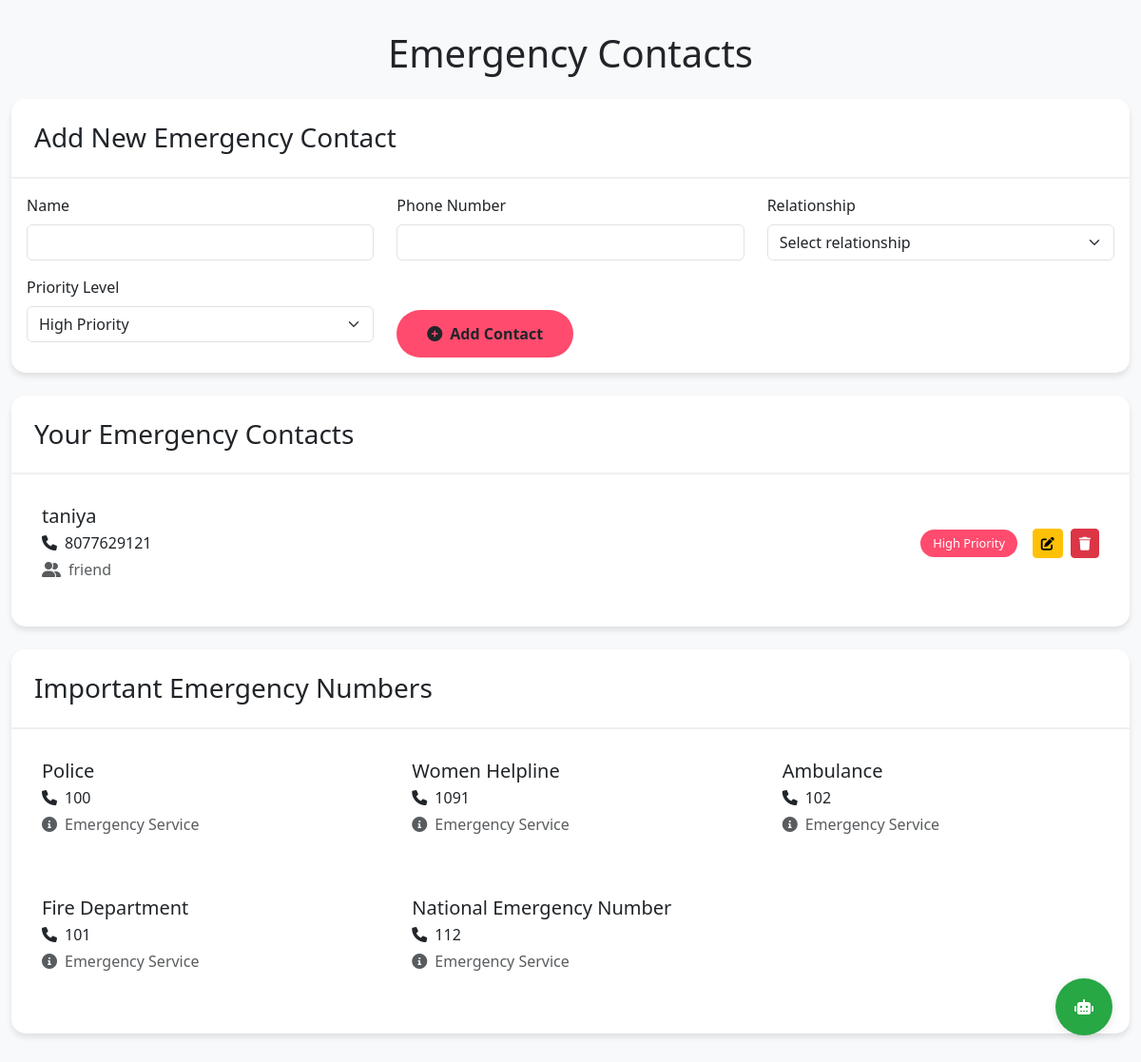
The page /emergency-contacts (signed in) on the database its author committed.
### tables this page shows
CREATE TABLE emergency_contacts
                 (id INTEGER PRIMARY KEY AUTOINCREMENT,
                  user_id INTEGER NOT NULL,
                  name TEXT NOT NULL,
                  phone TEXT NOT NULL,
                  relationship TEXT,
                  priority INTEGER DEFAULT 1,
                  FOREIGN KEY (user_id) REFERENCES users (id));

### app.py (the view, shortened to what this page needs)
@app.route('/emergency-contacts', methods=['GET', 'POST'])
def emergency_contacts():
    if 'user_id' not in session:
        return redirect(url_for('login'))
    conn = get_db_connection()
    contacts = conn.execute('SELECT * FROM emergency_contacts WHERE user_id = ? ORDER BY priority',
                          (session['user_id'],)).fetchall()
    conn.close()
    predefined_contacts = [
        {'name': 'Police', 'phone': '100', 'relationship': 'Emergency Service'},
        {'name': 'Women Helpline', 'phone': '1091', 'relationship': 'Emergency Service'},
        {'name': 'Ambulance', 'phone': '102', 'relationship': 'Emergency Service'},
        {'name': 'Fire Department', 'phone': '101', 'relationship': 'Emergency Service'},
        {'name': 'National Emergency Number', 'phone': '112', 'relationship': 'Emergency Service'}
    ]
    return render_template('emergency_contacts.html', contacts=contacts, predefined_contacts=predefined_contacts)

### app.py (called while the page is built)
def get_db_connection():
    os.makedirs('database', exist_ok=True)
    conn = sqlite3.connect('database/users.db')
    conn.row_factory = sqlite3.Row
    return conn

### templates/emergency_contacts.html (shortened to what this page needs)
<!DOCTYPE html>
<html lang="en">
<head>
    <link href="https://cdn.jsdelivr.net/npm/bootstrap@5.3.0/dist/css/bootstrap.min.css" rel="stylesheet">
    <link href="https://cdnjs.cloudflare.com/ajax/libs/font-awesome/6.0.0/css/all.min.css" rel="stylesheet">
</head>
<body>
    <div class="container">
        <h1 class="text-center mb-4">Emergency Contacts</h1>
        <div class="card mb-4">
            <div class="card-header">
                <h3 class="mb-0">Add New Emergency Contact</h3>
            </div>
            <div class="card-body">
                <form method="POST" action="{{ url_for('emergency_contacts') }}">
                    <div class="row">
                        <div class="col-md-4 mb-3">
                            <label for="name" class="form-label">Name</label>
                            <input type="text" class="form-control" id="name" name="name" required>
                        </div>
                        <div class="col-md-4 mb-3">
                            <label for="phone" class="form-label">Phone Number</label>
                            <input type="tel" class="form-control" id="phone" name="phone" required>
                        </div>
                        <div class="col-md-4 mb-3">
                            <label for="relationship" class="form-label">Relationship</label>
                            <select class="form-select" id="relationship" name="relationship" required>
                                <option value="">Select relationship</option>
                            </select>
                        </div>
                    </div>
                    <div class="row">
                        <div class="col-md-4 mb-3">
                            <label for="priority" class="form-label">Priority Level</label>
                            <select class="form-select" id="priority" name="priority">
                                <option value="1">High Priority</option>
                            </select>
                        </div>
                        <div class="col-md-8 d-flex align-items-end">
                            <button type="submit" class="btn btn-add">
                                <i class="fas fa-plus-circle me-2"></i>Add Contact
                            </button>
                        </div>
                    </div>
                </form>
            </div>
        </div>
        <div class="card mb-4">
            <div class="card-header">
                <h3 class="mb-0">Your Emergency Contacts</h3>
            </div>
            <div class="card-body">
                {% if contacts %}
                    {% for contact in contacts %}
                        <div class="contact-card">
                            <div class="d-flex justify-content-between align-items-center">
                                <div>
                                    <h5 class="mb-1">{{ contact.name }}</h5>
                                    <p class="mb-1"><i class="fas fa-phone me-2"></i>{{ contact.phone }}</p>
                                    <p class="mb-0 text-muted"><i class="fas fa-user-friends me-2"></i>{{ contact.relationship }}</p>
                                </div>
                                <div class="d-flex align-items-center">
                                    <span class="priority-badge me-3">
                                        {% if contact.priority == 1 %}
                                            High Priority
                                        {% elif contact.priority == 2 %}
                                            Medium Priority
                                        {% else %}
                                            Low Priority
                                        {% endif %}
                                    </span>
                                    <a href="{{ url_for('edit_contact', contact_id=contact.id) }}" class="btn btn-warning btn-sm me-2">
                                        <i class="fas fa-edit"></i>
                                    </a>
                                    <form method="POST" action="{{ url_for('delete_contact', contact_id=contact.id) }}" class="d-inline">
                                        <button type="submit" class="btn btn-danger btn-sm" onclick="return confirm('Are you sure you want to delete this contact?')">
                                            <i class="fas fa-trash"></i>
                                        </button>
                                    </form>
                                </div>
                            </div>
                        </div>
                    {% endfor %}
                {% else %}
                    <p class="text-center text-muted">No emergency contacts added yet.</p>
                {% endif %}
            </div>
        </div>
        <div class="card">
            <div class="card-header">
                <h3 class="mb-0">Important Emergency Numbers</h3>
            </div>
            <div class="card-body">
                <div class="row">
                    {% for contact in predefined_contacts %}
                        <div class="col-md-4 mb-3">
                            <div class="contact-card">
                                <h5 class="mb-1">{{ contact.name }}</h5>
                                <p class="mb-1"><i class="fas fa-phone me-2"></i>{{ contact.phone }}</p>
                                <p class="mb-0 text-muted"><i class="fas fa-info-circle me-2"></i>{{ contact.relationship }}</p>
                            </div>
                        </div>
                    {% endfor %}
                </div>
            </div>
        </div>
    </div>
    <div class="floating-chatbot" onclick="openChatbot()">
        <i class="fas fa-robot"></i>
    </div>
</body>
</html>

### templates/emergency_contacts.html (style rules this page uses)
body { background-color: #f8f9fa; font-family: 'Segoe UI', Tahoma, Geneva, Verdana, sans-serif; }
.container { max-width: 1200px; margin: 2rem auto; }
.card { border: none; border-radius: 15px; box-shadow: 0 4px 6px rgba(0, 0, 0, 0.1); margin-bottom: 2rem; }
.card-header { background-color: #fff; border-bottom: 2px solid #f0f0f0; border-radius: 15px 15px 0 0 !important; padding: 1.5rem; }
.contact-card { background: white; border-radius: 10px; padding: 1rem; margin-bottom: 1rem; transition: transform 0.2s; }
.btn-add { background-color: #ff4b6e; border: none; border-radius: 25px; padding: 0.8rem 2rem; font-weight: 600; }
.priority-badge { background-color: #ff4b6e; color: white; padding: 0.3rem 0.8rem; border-radius: 15px; font-size: 0.8rem; }
.floating-chatbot { position: fixed; bottom: 30px; right: 30px; background: #28a745; color: white; width: 60px; height: 60px; border-radius: 50%; box-shadow: 0 2px 10px rgba(0,0,0,0.1); cursor: pointer; transition: all 0.3s; z-index: 999; display: flex; align-items: center; justify-content: center; }

### rows shown on the page
emergency_contacts: name "taniya", phone "8077629121", relationship "friend", priority "High Priority"

### other values the page prints
{{ contact.name }} "Police" "Women Helpline" "Ambulance" "Fire Department" "National Emergency Number"
{{ contact.phone }} "100" "1091" "102" "101" "112"
{{ contact.relationship }} "Emergency Service" "Emergency Service" "Emergency Service" "Emergency Service" "Emergency Service"
